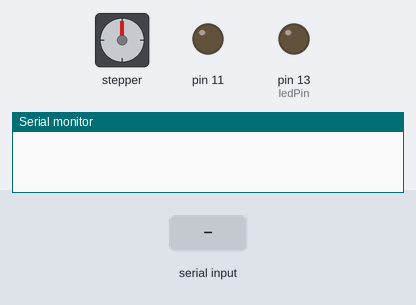
Simulated run of this sketch. Board: Arduino Uno, built with avr-gcc and run on an emulated ATmega328P. Shown: stepper motor, output pins drawn as LEDs (lit = HIGH), the last lines printed to the serial monitor. The inputs (shaded band) are chosen by the test bench. Stepper angles assume 2000 steps per turn.

Above: at 1.2 s.
1.3 s: "90,45#" received over Serial
At 2.77 s:
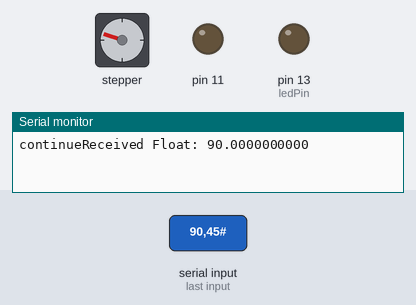
At 4.2 s:
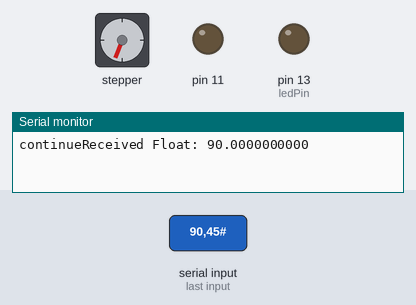
4.3 s: "30,150#" received over Serial
At 5.45 s:
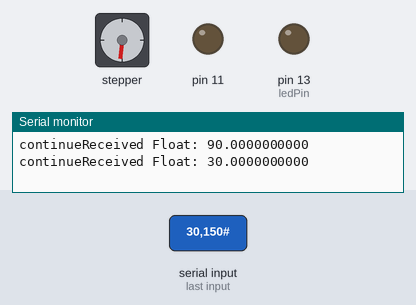
7.3 s: "5#" received over Serial
10.3 s: "200#" received over Serial
16.3 s: "90#" received over Serial
Timing chart, 0 to 20.3 s (numbered marks = the images above; inputs shaded):
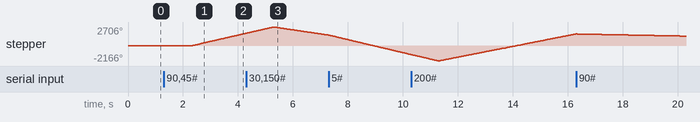

The sketch:

Streaming_Motor.ino
```cpp
#include <MobaTools.h>

#define HOLDING true
#define ON_MOVE false
#define PI 3.1415926535897932384626433832795
#define BUFFER_SIZE 500

const double time_step_ms = 4.50869073896708; // modify this time step in ms

// 200 steps = 1 revolution = 7.2 cm of shake table movement
const int steps_per_revolution = 2000;
const int base_steps_per_revolution = 200;
const double speed_scale_factor = steps_per_revolution/base_steps_per_revolution;
const double disp_scale_factor = speed_scale_factor;

// Buffer and pointer to read the whole file line by line
float movement_buffer[BUFFER_SIZE];
int move_buff_ptr_read = 0;
int move_buff_ptr_write = 0;
int read_loop_count = 0;
int write_loop_count = 0;

// Check the pin number on the Arduino board
const byte stepPin = 2;
const byte dirPin = 4;
//const byte cwPin = 11;
//const byte ccwPin = 12;

const double num_steps_per_cm = steps_per_revolution/7.2;
int counter = 0;
unsigned long timer = 0;

MoToStepper stepper(steps_per_revolution, STEPDIR); // steps per revolution, mode

bool mode = ON_MOVE;
bool moving = false;

double pos_from = 0;
double pos_to = 0;

#define ledPin 13

void setupTimer2() {
  noInterrupts();
  // Clear registers
  TCCR2A = 0;
  TCCR2B = 0;
  TCNT2 = 0;

  // 1000 Hz (16000000/((124+1)*128))
  OCR2A = 124;
  // CTC
  TCCR2A |= (1 << WGM21);
  // Prescaler 128
  TCCR2B |= (1 << CS22) | (1 << CS20);
  // Output Compare Match A Interrupt Enable
  TIMSK2 |= (1 << OCIE2A);
  interrupts();
}

void setup() {
  Serial.begin(500000);  // Make sure the baud rate matches the one set in your C# application
  pinMode(11, OUTPUT);

  stepper.attach(stepPin, dirPin);
  stepper.setSpeedSteps(steps_per_revolution);  // = 25000 steps/second (steps in 10 seconds)
  stepper.setZero();

  pinMode(ledPin, OUTPUT);
  setupTimer2();

}

void loop()
{
  if (Serial.available() > 0)
  {
    readData();
  }
}

float stringToFloat(String str) {
  char charBuf[20]; // Buffer to hold the characters of the string
  str.toCharArray(charBuf, 20); // Convert String to char array
  return atof(charBuf); // Use atof() function to convert char array to float
}

void readData()
{
  String receivedData = Serial.readStringUntil('#'); // Read until '#' delimiter

  // Convert string to float manually
  float receivedFloat = stringToFloat(receivedData);


  if(write_loop_count == read_loop_count && move_buff_ptr_write < BUFFER_SIZE)
  {
    // Adding the new data to the movement_buffer
    movement_buffer[move_buff_ptr_write] = receivedFloat;

    // If there are space to store more data
    Serial.print("continue");
    // Print received float value
    Serial.print("Received Float: ");
    Serial.println(movement_buffer[move_buff_ptr_write], 10); // Print with 10 decimal places

    // increase the index
    move_buff_ptr_write++;

    // Check if the write pointer reaches the end of the buffer
    if(move_buff_ptr_write == BUFFER_SIZE)
    {
      // Reset the write pointer to the beginning
      move_buff_ptr_write = 0;
      // Increase the loop count
      write_loop_count++;
    }
  }

  else if(write_loop_count > read_loop_count && move_buff_ptr_write < BUFFER_SIZE)
  {
    if(move_buff_ptr_write < (move_buff_ptr_read - 2))
    {
      // Adding the new data to the movement_buffer
      movement_buffer[move_buff_ptr_write] = receivedFloat;

      // // If there are space to store more data
      Serial.print("continue");

      // // Print received float value
      Serial.print("Received Float: ");
      Serial.println(movement_buffer[move_buff_ptr_write], 10); // Print with 10 decimal places

      // Increase the index
      move_buff_ptr_write++;
    }
    // else
    // {
    //   // Tell C# to wait until the data used up here to continue sending data
    //   // Prevent data fill up the buffer
    //   if(wait_count == 0)
    //   {
    //     movement_buffer[move_buff_ptr_write] = receivedFloat;
    //     Serial.print("Received Float: ");
    //     Serial.print(movement_buffer[move_buff_ptr_write], 10); // Print with 10 decimal places
    //   }

    //   Serial.print(wait_count);
    //   Serial.println("wait");
    //   wait_count++;

    // }
  }
}

  ISR(TIMER2_COMPA_vect)
  {
    // If the readPTR hasn't catch up the write PTR
    if (move_buff_ptr_read < move_buff_ptr_write)
    {
      // the new position will be the next data from buffer
      pos_from = pos_to;
      pos_to = movement_buffer[move_buff_ptr_read];

      // increase the readPTR
      move_buff_ptr_read++;
      // If it reaches the end of the buffer
      if(move_buff_ptr_read == BUFFER_SIZE)
      {
        // Set the index back to 0
        move_buff_ptr_read = 0;
      }
    }

    double num_steps = num_steps_per_cm * (pos_to - pos_from) * disp_scale_factor;
    // Serial.println("Data");
    // Serial.println(counter);
    // Serial.println(num_steps);

    double steps_per_msecs = num_steps/time_step_ms;
    // Serial.println(steps_per_msecs);

    double steps_per_sec = steps_per_msecs * 1000 * speed_scale_factor;

    stepper.setSpeedSteps((uint16_t) steps_per_sec,0);
    stepper.move((long) num_steps);
  }
```

Measured:
- after the input at 1.3 s, stepper: keeps turning clockwise at about 920°/s, starting after 1.0 s
